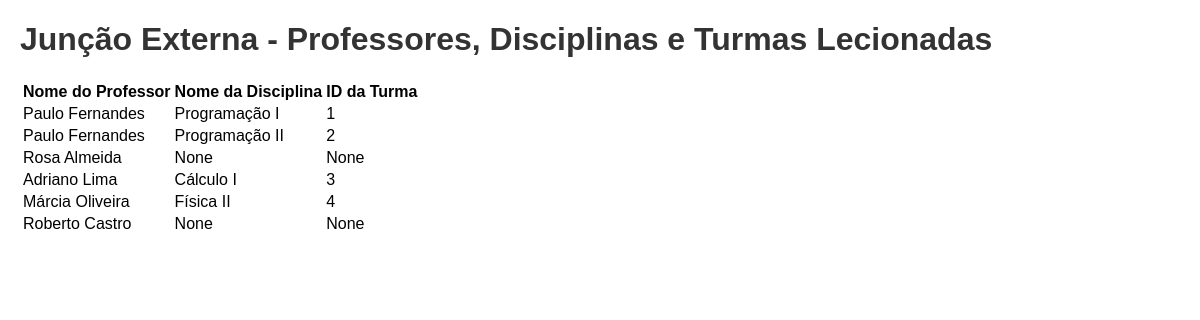
Screenshot of /juncao_externa with the database file from the repository.
### tables this page shows
CREATE TABLE leciona (
                    professor_id INTEGER,
                    disciplina_id INTEGER,
                    turma_id INTEGER,
                    FOREIGN KEY (professor_id) REFERENCES professor (id),
                    FOREIGN KEY (disciplina_id) REFERENCES disciplina (id),
                    FOREIGN KEY (turma_id) REFERENCES turma (id)
                );

CREATE TABLE professor (
                    id INTEGER PRIMARY KEY,
                    nome TEXT,
                    email TEXT,
                    curso TEXT,
                    data_nascimento TEXT,
                    endereco TEXT
                );

CREATE TABLE disciplina (
                    id INTEGER PRIMARY KEY,
                    nome TEXT,
                    carga_horaria INTEGER
                );

### app.py (the view)
@app.route('/juncao_externa')
def juncao_externa():
    conn = sqlite3.connect('sistema_de_matriculas.db')
    cursor = conn.cursor()
    cursor.execute("SELECT professor.nome, disciplina.nome, leciona.turma_id FROM professor "
                   "LEFT JOIN leciona ON professor.id = leciona.professor_id "
                   "LEFT JOIN disciplina ON leciona.disciplina_id = disciplina.id")
    resultados = cursor.fetchall()
    conn.close()
    return render_template('juncao_externa.html', resultados=resultados)

### templates/juncao_externa.html (shortened to what this page needs)
<!DOCTYPE html>
<html>
<head>
    <link rel="stylesheet" type="text/css" href="{{ url_for('static', filename='styles.css') }}">
</head>
<body>
    <h1>Junção Externa - Professores, Disciplinas e Turmas Lecionadas</h1>
    <table>
        <tr>
            <th>Nome do Professor</th>
            <th>Nome da Disciplina</th>
            <th>ID da Turma</th>
        </tr>
        {% for resultado in resultados %}
        <tr>
            <td>{{ resultado[0] }}</td>
            <td>{{ resultado[1] }}</td>
            <td>{{ resultado[2] }}</td>
        </tr>
        {% endfor %}
    </table>
</body>
</html>

### static/styles.css (style rules this page uses)
body { font-family: Arial, sans-serif; margin: 20px; padding: 0; }
h1 { color: #333; }

### rows the page displays
leciona: nome "Paulo Fernandes", nome "Programação I", turma "1"
leciona: nome "Paulo Fernandes", nome "Programação II", turma "2"
professor: nome "Rosa Almeida", resultado "None"
leciona: nome "Adriano Lima", nome "Cálculo I", turma "3"
leciona: nome "Márcia Oliveira", nome "Física II", turma "4"
professor: nome "Roberto Castro", resultado "None"
